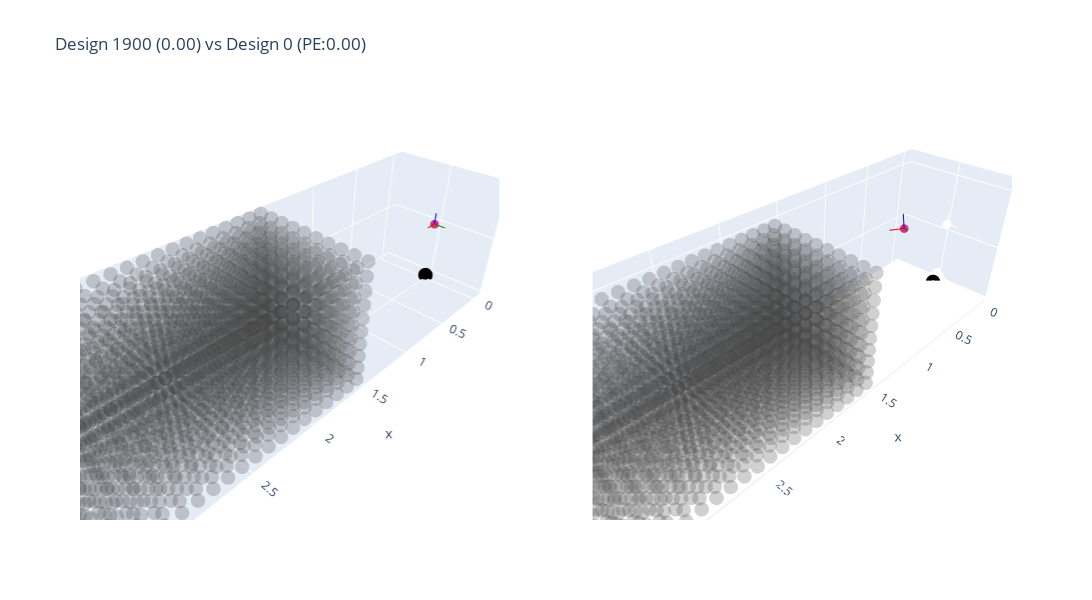

This figure's notebook cell:
### Markdown cell above
## Plot any bot from the df above

### Code cell
from plotly.subplots import make_subplots

INDEX_TO_PLOT = 1900

design_x_dict = df[df["id"] == INDEX_TO_PLOT].iloc[0].to_dict()
bot_x = problem.convert_1D_to_bot(design_x_dict)
design_x_fig = bot_x.plot_bot_3d(
    perception_space=problem.perception_space,
    show=False,
    width=600,
)

design_0_dict = df[df["id"] == 0].iloc[0].to_dict()
bot_0 = problem.convert_1D_to_bot(design_0_dict)
design_0_fig = bot_0.plot_bot_3d(
    perception_space=problem.perception_space,
    show=False,
    width=600,
)

combined_fig = make_subplots(rows=1, cols=2, specs=[[{"type": "scene"}, {"type": "scene"}]])
for trace in design_0_fig.data:
    combined_fig.add_trace(trace, row=1, col=1)
for trace in design_x_fig.data:
    combined_fig.add_trace(trace, row=1, col=2)

combined_fig.update_layout(
    title_text=f"Design {INDEX_TO_PLOT} ({design_x_dict["Perception Entropy"]:.2f}) vs Design 0 (PE:{design_0_dict["Perception Entropy"]:.2f})",
    showlegend=False,
    width=1200,
    height=600,
)

combined_fig.show()

### Figure 1 — Plotly figure (JSON) as saved in the notebook; plotly's stock layout.template omitted (floating-point values rounded to 4 significant figures; data arrays with more than 128 entries replaced by an {"elided": "..."} marker saying what was removed)
{"data": [{"marker": {"color": "black", "size": 5}, "mode": "markers", "name": "ORIGIN", "scene": "scene", "type": "scatter3d", "x": [0], "y": [0], "z": [0]}, {"hoverinfo": "text", "legendgroup": "sensor_0", "marker": {"color": "#d72f78", "size": 3}, "mode": "markers", "name": "sensor_0", "scene": "scene", "text": ["Translation: (x=0.00, y=0.00, z=0.50)"], "type": "scatter3d", "x": [0], "y": [0], "z": [0.5]}, {"hoverinfo": "text", "legendgroup": "sensor_0", "line": {"color": "red", "width": 2}, "mode": "lines", "scene": "scene", "showlegend": false, "text": ["Translation:<br>  (x=0.00,<br>  y=0.00,<br>  z=0.50)", "Quaternion:<br>  (qw=1.00,<br>  qx=0.00,<br>  qy=0.00,<br>  qz=0.00)"], "type": "scatter3d", "x": [0, 0.1], "y": [0, 0], "z": [0.5, 0.5]}, {"hoverinfo": "text", "legendgroup": "sensor_0", "line": {"color": "green", "width": 2}, "mode": "lines", "scene": "scene", "showlegend": false, "text": ["Translation:<br>  (x=0.00,<br>  y=0.00,<br>  z=0.50)", "Quaternion:<br>  (qw=1.00,<br>  qx=0.00,<br>  qy=0.00,<br>  qz=0.00)"], "type": "scatter3d", "x": [0, 0], "y": [0, 0.1], "z": [0.5, 0.5]}, {"hoverinfo": "text", "legendgroup": "sensor_0", "line": {"color": "blue", "width": 2}, "mode": "lines", "scene": "scene", "showlegend": false, "text": ["Translation:<br>  (x=0.00,<br>  y=0.00,<br>  z=0.50)", "Quaternion:<br>  (qw=1.00,<br>  qx=0.00,<br>  qy=0.00,<br>  qz=0.00)"], "type": "scatter3d", "x": [0, 0], "y": [0, 0], "z": [0.5, 0.6]}, {"marker": {"color": {"elided": "2000 null values"}, "colorscale": [[0, "#440154"], [0.1111, "#482878"], [0.2222, "#3e4989"], [0.3333, "#31688e"], [0.4444, "#26828e"], [0.5556, "#1f9e89"], [0.6667, "#35b779"], [0.7778, "#6ece58"], [0.8889, "#b5de2b"], [1, "#fde725"]], "opacity": 0.25, "size": 5}, "mode": "markers", "name": "Perception Space", "scene": "scene", "type": "scatter3d", "x": {"elided": "2000 float values"}, "y": {"elided": "2000 float values"}, "z": {"elided": "2000 float values"}}, {"marker": {"color": "black", "size": 5}, "mode": "markers", "name": "ORIGIN", "scene": "scene2", "type": "scatter3d", "x": [0], "y": [0], "z": [0]}, {"hoverinfo": "text", "legendgroup": "sensor_0", "marker": {"color": "#d72f78", "size": 3}, "mode": "markers", "name": "sensor_0", "scene": "scene2", "text": ["Translation: (x=1.00, y=0.25, z=0.98)"], "type": "scatter3d", "x": [0.9984], "y": [0.2532], "z": [0.9823]}, {"hoverinfo": "text", "legendgroup": "sensor_0", "line": {"color": "red", "width": 2}, "mode": "lines", "scene": "scene2", "showlegend": false, "text": ["Translation:<br>  (x=1.00,<br>  y=0.25,<br>  z=0.98)", "Quaternion:<br>  (qw=0.92,<br>  qx=0.16,<br>  qy=-0.01,<br>  qz=-0.35)"], "type": "scatter3d", "x": [0.9984, 1.074], "y": [0.2532, 0.1884], "z": [0.9823, 0.973]}, {"hoverinfo": "text", "legendgroup": "sensor_0", "line": {"color": "green", "width": 2}, "mode": "lines", "scene": "scene2", "showlegend": false, "text": ["Translation:<br>  (x=1.00,<br>  y=0.25,<br>  z=0.98)", "Quaternion:<br>  (qw=0.92,<br>  qx=0.16,<br>  qy=-0.01,<br>  qz=-0.35)"], "type": "scatter3d", "x": [0.9984, 1.062], "y": [0.2532, 0.3235], "z": [0.9823, 1.013]}, {"hoverinfo": "text", "legendgroup": "sensor_0", "line": {"color": "blue", "width": 2}, "mode": "lines", "scene": "scene2", "showlegend": false, "text": ["Translation:<br>  (x=1.00,<br>  y=0.25,<br>  z=0.98)", "Quaternion:<br>  (qw=0.92,<br>  qx=0.16,<br>  qy=-0.01,<br>  qz=-0.35)"], "type": "scatter3d", "x": [0.9984, 0.9848], "y": [0.2532, 0.2237], "z": [0.9823, 1.077]}, {"marker": {"color": {"elided": "2000 null values"}, "colorscale": [[0, "#440154"], [0.1111, "#482878"], [0.2222, "#3e4989"], [0.3333, "#31688e"], [0.4444, "#26828e"], [0.5556, "#1f9e89"], [0.6667, "#35b779"], [0.7778, "#6ece58"], [0.8889, "#b5de2b"], [1, "#fde725"]], "opacity": 0.25, "size": 5}, "mode": "markers", "name": "Perception Space", "scene": "scene2", "type": "scatter3d", "x": {"elided": "2000 float values"}, "y": {"elided": "2000 float values"}, "z": {"elided": "2000 float values"}}], "layout": {"height": 600, "scene": {"domain": {"x": [0, 0.45], "y": [0, 1]}}, "scene2": {"domain": {"x": [0.55, 1], "y": [0, 1]}}, "showlegend": false, "title": {"text": "Design 1900 (0.00) vs Design 0 (PE:0.00)"}, "width": 1200}}
